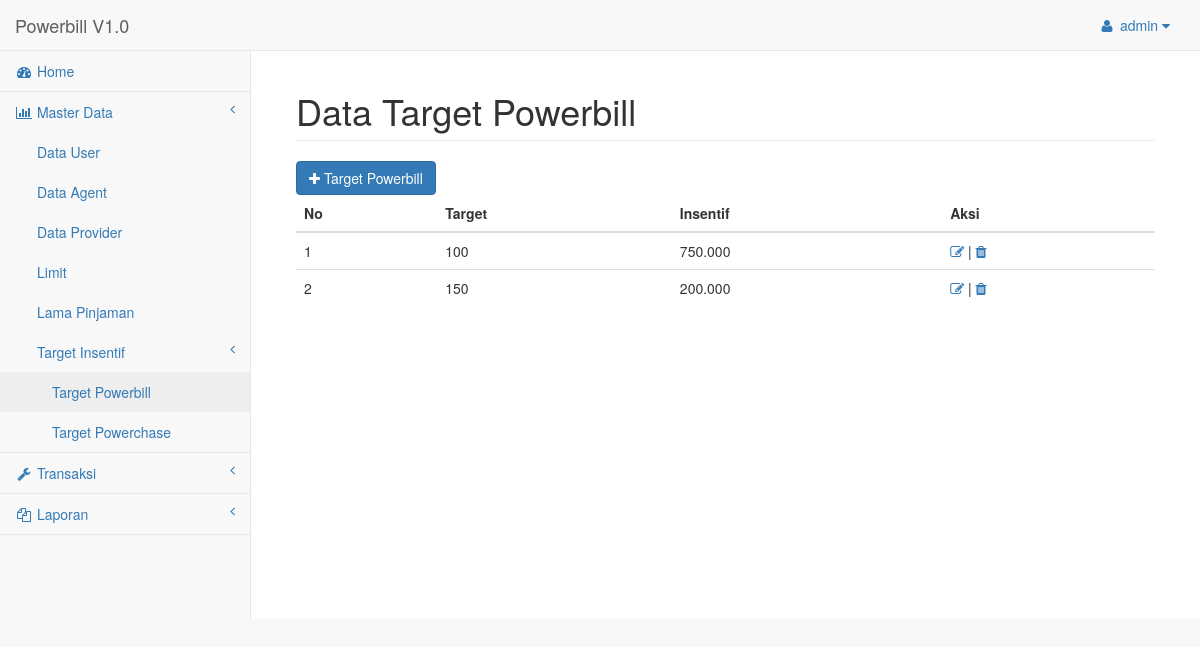
Page /admin.php?mod=target-powerbill (signed in) on the committed database.
### tables this page shows
CREATE TABLE `targetinsentif` (
  `IdTarget` int(11) NOT NULL AUTO_INCREMENT,
  `Target` varchar(255) DEFAULT NULL,
  `Insentif` varchar(255) DEFAULT NULL,
  `Program` enum('powerbill','powerchase') DEFAULT NULL,
  PRIMARY KEY (`IdTarget`)
);

### config/lib.php (called while the page is built, shortened)
<?php
function format_angka($angka) {
	$hasil = number_format($angka,0, ",",".");
	return $hasil;
}
?>

### mod/target-powerbill.php (the view, shortened to what this page needs)
<div class="row">
    <div class="col-lg-12">
        <h1 class="page-header">Data Target Powerbill</h1>
    </div>
</div>
<div class="row">
	<div class="col-lg-12">
	<a class="btn btn-primary" href="admin.php?mod=target-powerbill-add"><span class='fa fa-plus'></span> Target Powerbill</a>
		<table class="table table-resnponsive">
			<thead>
				<tr>
					<th>No</th>
					<th>Target</th>
					<th>Insentif</th>
					<th>Aksi</th>
				</tr>
			</thead>
			<tbody>
				<?php
					include_once "config/lib.php";
					$sql = "SELECT * FROM targetinsentif WHERE Program='Powerbill'";
					$qry = mysql_query($sql);
					$rows = mysql_num_rows($qry);
					$no = 1;
					if($rows !=0){
					while($data=mysql_fetch_array($qry)){
				?>
				<tr>
					<td><?=$no;?></td>
					<td><?=$data['Target'];?></td>
					<td><?=format_angka($data['Insentif']);?></td>
					<td><a href="admin.php?mod=target-powerbill-update&id=<?=$data['IdTarget']?>"><i class="fa fa-edit"></i></a> | <a href="admin.php?mod=target-powerbill-proccess&act=del&id=<?=$data['IdTarget']?>" onclick="javascript: return confirm('Anda yakin hapus ?')"><i class="fa fa-trash"></i></a></td>
				</tr>
				<?php
				$no++;
					}
				}else{
					?>
					<tr>
						<td colspan="4" style="text-align:center;">Data Kosong</td>
					</tr>
					<?php
				}
				?>
			</tbody>
		</table>
	</div>
</div>

### assets/css/sb-admin-2.css (style rules this page uses)
body { background-color: #f8f8f8; }

### rows in the picture
targetinsentif: Target "100", Insentif "750.000"
targetinsentif: Target "150", Insentif "200.000"

### other values in the picture
$_SESSION['uname'] "admin"
